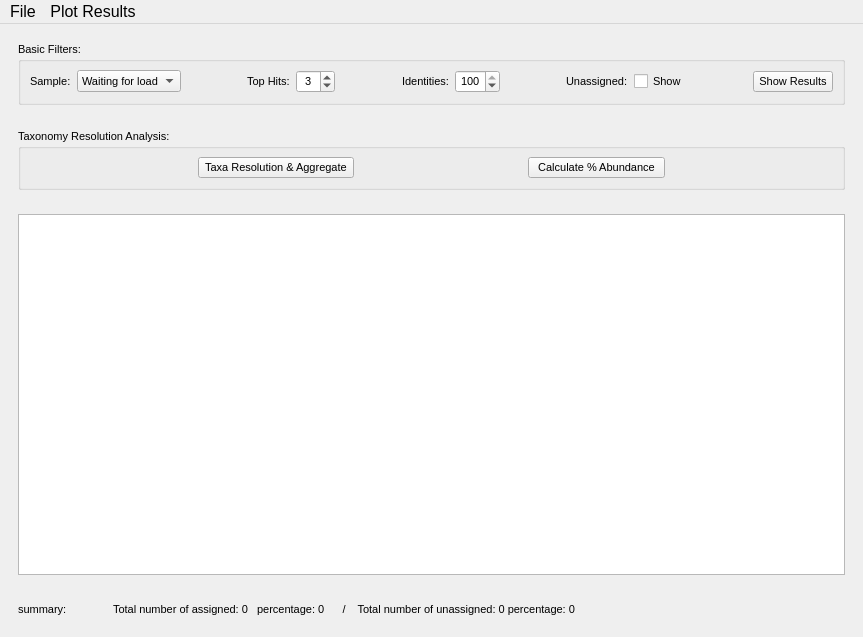
<?xml version="1.0" encoding="UTF-8"?>
<ui version="4.0">
 <class>MainWindow</class>
 <widget class="QMainWindow" name="MainWindow">
  <property name="geometry">
   <rect>
    <x>0</x>
    <y>0</y>
    <width>863</width>
    <height>637</height>
   </rect>
  </property>
  <property name="font">
   <font>
    <pointsize>12</pointsize>
   </font>
  </property>
  <property name="windowTitle">
   <string>Blast Results Analysis</string>
  </property>
  <widget class="QWidget" name="centralwidget">
   <layout class="QVBoxLayout" name="verticalLayout">
    <item>
     <widget class="QWidget" name="widget_filter_area" native="true">
      <property name="sizePolicy">
       <sizepolicy hsizetype="Preferred" vsizetype="Preferred">
        <horstretch>0</horstretch>
        <verstretch>0</verstretch>
       </sizepolicy>
      </property>
      <layout class="QHBoxLayout" name="horizontalLayout">
       <item>
        <widget class="QGroupBox" name="groupBox">
         <property name="font">
          <font>
           <pointsize>8</pointsize>
          </font>
         </property>
         <property name="title">
          <string>Basic Filters:</string>
         </property>
         <layout class="QHBoxLayout" name="horizontalLayout_3">
          <item>
           <widget class="QLabel" name="label_sample">
            <property name="layoutDirection">
             <enum>Qt::LeftToRight</enum>
            </property>
            <property name="text">
             <string>Sample:</string>
            </property>
           </widget>
          </item>
          <item>
           <widget class="QComboBox" name="comboBox_samples">
            <property name="layoutDirection">
             <enum>Qt::LeftToRight</enum>
            </property>
            <item>
             <property name="text">
              <string>Waiting for load</string>
             </property>
            </item>
           </widget>
          </item>
          <item>
           <spacer name="horizontalSpacer_3">
            <property name="orientation">
             <enum>Qt::Horizontal</enum>
            </property>
            <property name="sizeHint" stdset="0">
             <size>
              <width>40</width>
              <height>20</height>
             </size>
            </property>
           </spacer>
          </item>
          <item>
           <widget class="QLabel" name="label_top_hits">
            <property name="layoutDirection">
             <enum>Qt::LeftToRight</enum>
            </property>
            <property name="text">
             <string>Top Hits:</string>
            </property>
           </widget>
          </item>
          <item>
           <widget class="QSpinBox" name="spinBox_top_hits">
            <property name="alignment">
             <set>Qt::AlignCenter</set>
            </property>
            <property name="maximum">
             <number>50</number>
            </property>
            <property name="value">
             <number>3</number>
            </property>
           </widget>
          </item>
          <item>
           <spacer name="horizontalSpacer_6">
            <property name="orientation">
             <enum>Qt::Horizontal</enum>
            </property>
            <property name="sizeHint" stdset="0">
             <size>
              <width>40</width>
              <height>20</height>
             </size>
            </property>
           </spacer>
          </item>
          <item>
           <widget class="QLabel" name="label_identities">
            <property name="layoutDirection">
             <enum>Qt::LeftToRight</enum>
            </property>
            <property name="text">
             <string>Identities:</string>
            </property>
           </widget>
          </item>
          <item>
           <widget class="QSpinBox" name="spinBox_identities">
            <property name="alignment">
             <set>Qt::AlignCenter</set>
            </property>
            <property name="maximum">
             <number>100</number>
            </property>
            <property name="value">
             <number>100</number>
            </property>
           </widget>
          </item>
          <item>
           <spacer name="horizontalSpacer_7">
            <property name="orientation">
             <enum>Qt::Horizontal</enum>
            </property>
            <property name="sizeHint" stdset="0">
             <size>
              <width>40</width>
              <height>20</height>
             </size>
            </property>
           </spacer>
          </item>
          <item>
           <widget class="QLabel" name="label_unassigned">
            <property name="layoutDirection">
             <enum>Qt::LeftToRight</enum>
            </property>
            <property name="text">
             <string>Unassigned:</string>
            </property>
           </widget>
          </item>
          <item>
           <widget class="QCheckBox" name="checkBox_show_unassigned">
            <property name="text">
             <string>Show</string>
            </property>
           </widget>
          </item>
          <item>
           <spacer name="horizontalSpacer_8">
            <property name="orientation">
             <enum>Qt::Horizontal</enum>
            </property>
            <property name="sizeHint" stdset="0">
             <size>
              <width>40</width>
              <height>20</height>
             </size>
            </property>
           </spacer>
          </item>
          <item>
           <widget class="QPushButton" name="pushButton">
            <property name="text">
             <string>Show Results</string>
            </property>
           </widget>
          </item>
         </layout>
        </widget>
       </item>
      </layout>
     </widget>
    </item>
    <item>
     <widget class="QWidget" name="widget" native="true">
      <layout class="QHBoxLayout" name="horizontalLayout_5">
       <item>
        <widget class="QGroupBox" name="groupBox_3">
         <property name="font">
          <font>
           <pointsize>8</pointsize>
          </font>
         </property>
         <property name="title">
          <string>Taxonomy Resolution Analysis:</string>
         </property>
         <layout class="QHBoxLayout" name="horizontalLayout_7">
          <item>
           <spacer name="horizontalSpacer_4">
            <property name="orientation">
             <enum>Qt::Horizontal</enum>
            </property>
            <property name="sizeHint" stdset="0">
             <size>
              <width>40</width>
              <height>20</height>
             </size>
            </property>
           </spacer>
          </item>
          <item>
           <widget class="QPushButton" name="pushButton_Aggregate">
            <property name="text">
             <string> Taxa Resolution &amp;&amp; Aggregate </string>
            </property>
           </widget>
          </item>
          <item>
           <spacer name="horizontalSpacer_2">
            <property name="orientation">
             <enum>Qt::Horizontal</enum>
            </property>
            <property name="sizeHint" stdset="0">
             <size>
              <width>40</width>
              <height>20</height>
             </size>
            </property>
           </spacer>
          </item>
          <item>
           <widget class="QPushButton" name="pushButton_calculate_abundance">
            <property name="text">
             <string>  Calculate % Abundance  </string>
            </property>
           </widget>
          </item>
          <item>
           <spacer name="horizontalSpacer_5">
            <property name="orientation">
             <enum>Qt::Horizontal</enum>
            </property>
            <property name="sizeHint" stdset="0">
             <size>
              <width>40</width>
              <height>20</height>
             </size>
            </property>
           </spacer>
          </item>
         </layout>
        </widget>
       </item>
      </layout>
     </widget>
    </item>
    <item>
     <widget class="QWidget" name="widget_viewer" native="true">
      <property name="styleSheet">
       <string notr="true"/>
      </property>
      <layout class="QHBoxLayout" name="horizontalLayout_2">
       <item>
        <widget class="QTableWidget" name="tableWidget_viewer"/>
       </item>
      </layout>
     </widget>
    </item>
    <item alignment="Qt::AlignLeft">
     <widget class="QFrame" name="frame">
      <property name="frameShape">
       <enum>QFrame::NoFrame</enum>
      </property>
      <property name="frameShadow">
       <enum>QFrame::Plain</enum>
      </property>
      <layout class="QHBoxLayout" name="horizontalLayout_4">
       <item>
        <widget class="QLabel" name="label_summary">
         <property name="font">
          <font>
           <pointsize>8</pointsize>
          </font>
         </property>
         <property name="text">
          <string>summary:</string>
         </property>
        </widget>
       </item>
       <item>
        <spacer name="horizontalSpacer">
         <property name="orientation">
          <enum>Qt::Horizontal</enum>
         </property>
         <property name="sizeHint" stdset="0">
          <size>
           <width>40</width>
           <height>20</height>
          </size>
         </property>
        </spacer>
       </item>
       <item>
        <widget class="QLabel" name="label_summary_data">
         <property name="font">
          <font>
           <pointsize>8</pointsize>
          </font>
         </property>
         <property name="text">
          <string>Total number of assigned: 0   percentage: 0      /    Total number of unassigned: 0 percentage: 0</string>
         </property>
        </widget>
       </item>
      </layout>
     </widget>
    </item>
   </layout>
  </widget>
  <widget class="QMenuBar" name="menubar">
   <property name="geometry">
    <rect>
     <x>0</x>
     <y>0</y>
     <width>863</width>
     <height>26</height>
    </rect>
   </property>
   <widget class="QMenu" name="menuFile">
    <property name="title">
     <string>File</string>
    </property>
    <widget class="QMenu" name="menuExport_Results">
     <property name="title">
      <string>Export Results</string>
     </property>
     <addaction name="action_Export_All_Results"/>
     <addaction name="action_Export_Filtered_Results"/>
     <addaction name="action_Aggregate_Results"/>
     <addaction name="action_Abundance_Percentages"/>
    </widget>
    <addaction name="actionLoad_DB"/>
    <addaction name="separator"/>
    <addaction name="separator"/>
    <addaction name="menuExport_Results"/>
   </widget>
   <widget class="QMenu" name="menuPlots">
    <property name="title">
     <string>Plot Results</string>
    </property>
    <addaction name="actionPlot_top_species"/>
    <addaction name="separator"/>
    <addaction name="actionPlot_top_genus"/>
    <addaction name="separator"/>
    <addaction name="actionTop_Families"/>
    <addaction name="separator"/>
   </widget>
   <addaction name="menuFile"/>
   <addaction name="menuPlots"/>
  </widget>
  <action name="actionLoad_DB">
   <property name="text">
    <string>Load Blast Results</string>
   </property>
  </action>
  <action name="actionPlot_top_genus">
   <property name="text">
    <string>Top Genus</string>
   </property>
  </action>
  <action name="actionPlot_top_species">
   <property name="text">
    <string>Top Species</string>
   </property>
  </action>
  <action name="actionassigned_results">
   <property name="text">
    <string>Assigned Results</string>
   </property>
  </action>
  <action name="actionUnassigned_Results">
   <property name="text">
    <string>Unassigned Results</string>
   </property>
  </action>
  <action name="actionAbundance_Plot">
   <property name="text">
    <string>Abundance Plot</string>
   </property>
  </action>
  <action name="action_Export_All_Results">
   <property name="text">
    <string>Raw File</string>
   </property>
  </action>
  <action name="action_Export_Filtered_Results">
   <property name="text">
    <string>Filtered Results</string>
   </property>
  </action>
  <action name="action_Aggregate_Results">
   <property name="text">
    <string>Taxa Resolution</string>
   </property>
  </action>
  <action name="action_Abundance_Percentages">
   <property name="text">
    <string>Abundance Percentages</string>
   </property>
  </action>
  <action name="actionTop_Families">
   <property name="text">
    <string>Top Families</string>
   </property>
  </action>
 </widget>
 <resources/>
 <connections/>
</ui>
